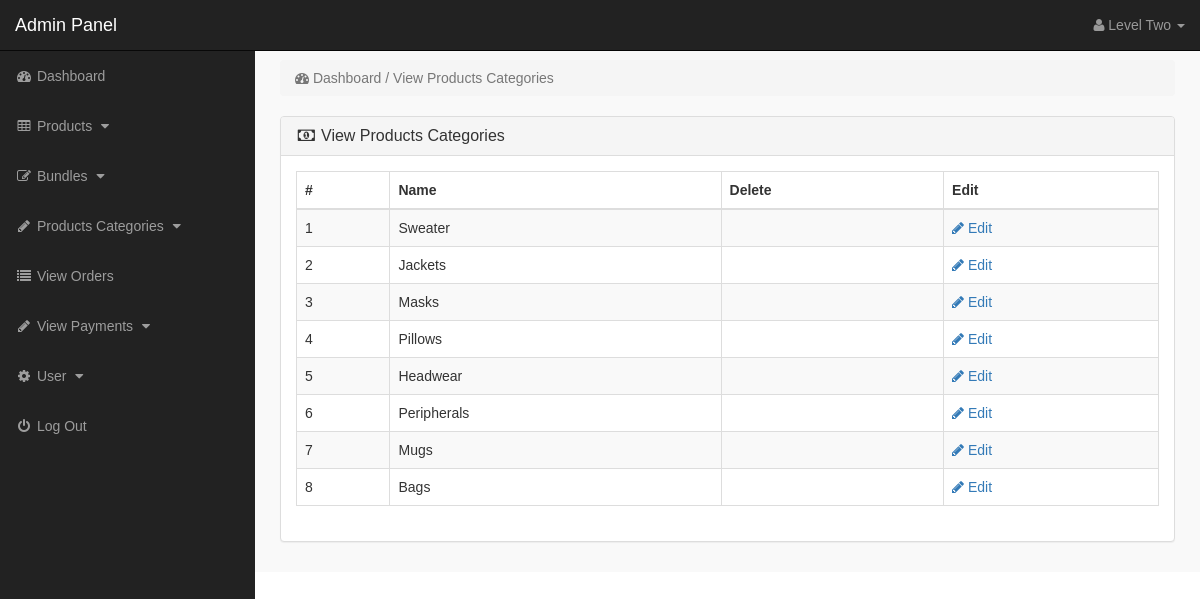
Page /admin_area/index.php?view_p_cats (signed in) on the committed database.
### tables this page shows
CREATE TABLE `product_categories` (
  `p_cat_id` int(10) NOT NULL,
  `p_cat_title` text NOT NULL,
  `p_cat_image` text NOT NULL
);

### admin_area/view_p_cats.php (the view, shortened to what this page needs)
<?php
if(!isset($_SESSION['admin_email'])){
echo "<script>window.open('login.php','_self')</script>";
}
else {
?>
<div class="row">
<div class="col-lg-12">
<ol class="breadcrumb">
<li class="active">
<i class="fa fa-dashboard"></i> Dashboard / View Products Categories
</li>
</ol>
</div>
</div>
<div class="row">
<div class="col-lg-12">
<div class="panel panel-default">
<div class="panel-heading">
<h3 class="panel-title">
<i class="fa fa-money fa-fw"> </i> View Products Categories
</h3>
</div>
<div class="panel-body">
<div class="table-responsive">
<table class="table table-bordered table-hover table-striped">
<thead>
<tr>
<th>#</th>
<th>Name</th>
<th>Delete</th>
<th>Edit</th>
</tr>
</thead>
<tbody>
<?php
$i=0;
$get_p_cats = "select * from product_categories";
$run_p_cats = mysqli_query($con,$get_p_cats);
while($row_p_cats = mysqli_fetch_array($run_p_cats)){
$p_cat_id = $row_p_cats['p_cat_id'];
$p_cat_title = $row_p_cats['p_cat_title'];
$i++;
?>
<tr>
<td> <?php echo $i; ?> </td>
<td> <?php echo $p_cat_title; ?> </td>
<td>
</td>
<td>
<a href="index.php?edit_p_cat=<?php echo $p_cat_id; ?>">
<i class="fa fa-pencil"></i> Edit
</a>
</td>
</tr>
<?php } ?>
</tbody>
</table>
</div>
</div>
</div>
</div>
</div>
<?php } ?>

### admin_area/includes/sidebar.php (shortened to what this page needs)
<?php
if (!isset($_SESSION['admin_email'])) {
    echo "<script>window.open('login.php','_self')</script>";
} else {
    ?>
<nav class="navbar navbar-inverse navbar-fixed-top" >
<div class="navbar-header" >
<a class="navbar-brand" href="index.php?dashboard" >Admin Panel</a>
</div>
<ul class="nav navbar-right top-nav" >
<li class="dropdown" >
<a href="#" class="dropdown-toggle" data-toggle="dropdown" >
<i class="fa fa-user" ></i>
<?php echo $admin_name; ?> <b class="caret" ></b>
</a>
</li>
</ul>
<div class="collapse navbar-collapse navbar-ex1-collapse">
<ul class="nav navbar-nav side-nav">
<li>
<a href="index.php?dashboard">
<i class="fa fa-fw fa-dashboard"></i> Dashboard
</a>
</li>
<li>
<a href="#" data-toggle="collapse" data-target="#products">
<i class="fa fa-fw fa-table"></i> Products
<i class="fa fa-fw fa-caret-down"></i>
</a>
</li>
<li>
<a href="#" data-toggle="collapse" data-target="#bundles">
<i class="fa fa-fw fa-edit"></i> Bundles
<i class="fa fa-fw fa-caret-down"></i>
</a>
</li>
<li>
<a href="#" data-toggle="collapse" data-target="#p_cat">
<i class="fa fa-fw fa-pencil"></i> Products Categories
<i class="fa fa-fw fa-caret-down"></i>
</a>
</li>
<li>
<a href="index.php?view_orders">
<i class="fa fa-fw fa-list"></i> View Orders
</a>
</li>
<li>
<a href="#" data-toggle="collapse" data-target="#pay">
<i class="fa fa-fw fa-pencil"></i> View Payments
<i class="fa fa-fw fa-caret-down"></i>
</a>
</li>
<li>
<a href="#" data-toggle="collapse" data-target="#users">
<i class="fa fa-fw fa-gear"></i> User
<i class="fa fa-fw fa-caret-down"></i>
</a>
</li>
<li>
<a href="logout.php">
<i class="fa fa-fw fa-power-off"></i> Log Out
</a>
</li>
</ul>
</div>
</nav>
<?php }?>

### admin_area/css/style.css (style rules this page uses)
* { font-family: "Montserrat", sans-serif }
body { margin-top: 100px; font-family: "Montserrat"; }
@media (min-width: 768px) { body { margin-top: 50px; } }
.top-nav { padding: 0 15px; }
.top-nav>li { display: inline-block; float: left; }
.top-nav>li>a { padding-top: 15px; padding-bottom: 15px; line-height: 20px; color: #999; }
@media (min-width: 768px) { .side-nav { position: fixed; top: 51px; width: 255px; border-radius: 0; overflow-y: auto; background-color: #222; bottom: 0; overflow-x: hidden; padding-bottom: 40px; } }
@media (min-width: 768px) { .side-nav>li>a { width: 255px; } }
.panel-body { border-radius: 5px; }

### rows in the picture
product_categories: p_cat_title "Sweater"
product_categories: p_cat_title "Jackets"
product_categories: p_cat_title "Masks"
product_categories: p_cat_title "Pillows"
product_categories: p_cat_title "Headwear"
product_categories: p_cat_title "Peripherals"
product_categories: p_cat_title "Mugs"
product_categories: p_cat_title "Bags"

### other values in the picture
$admin_name "Level Two"
